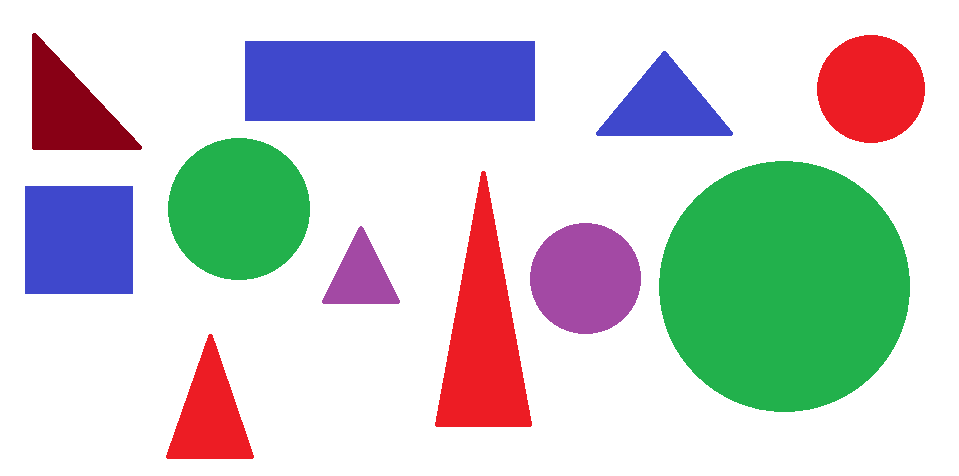
#> input picture resources/shapes.png, 959 x 476 px, found by its file name
$ python chapter08.py
#> lines starting #> are read from the running program, lines starting #| are printed output that depends on the picture; after the words box and inside, x2 and y2 are one past the last pixel; in counts of white or black regions, pixels touching at a corner belong together
### getContours.py
import cv2
import numpy as np

def getContours(img,imgContour):
    contours, hierarchy = cv2.findContours(img, cv2.RETR_EXTERNAL,cv2.CHAIN_APPROX_NONE)
    for cnt in contours:
        area = cv2.contourArea(cnt)
        #print(area)
        if area>500:
            cv2.drawContours(imgContour, cnt, -1,(255,0,0),3)
            peri = cv2.arcLength(cnt,True)
            #print(peri)
            approx = cv2.approxPolyDP(cnt,0.02*peri,True)
            #print(len(approx))
            objCor = len(approx)
            x, y, w, h = cv2.boundingRect(approx)

            if objCor == 3:
                objectType = "Triangle"
            elif objCor == 4:
                aspRatio = w/float(h)
                if aspRatio > 0.95 and aspRatio < 1.05:
                    objectType = "Square"
                else:
                    objectType = "Rectangle"
            elif objCor > 4:
                objectType = "Circle"
            else: objectType="None"

            cv2.rectangle(imgContour,(x,y),(x+w,y+h),(0,255,0),2)
            cv2.putText(imgContour,objectType, (x+(w//2)-10,y+(h//2)-10),cv2.FONT_HERSHEY_COMPLEX,0.5,(0,255,255),2)


### chapter08.py
import cv2
import numpy as np
from getContours import *

path = "Resources/shapes.png"
img = cv2.imread(path)
#> img is the input picture: shape (476, 959, 3); mean B, G, R 205.3, 204.5, 200.7
imgContour = img.copy()

imgGrayscale = cv2.cvtColor(img,cv2.COLOR_BGR2GRAY)
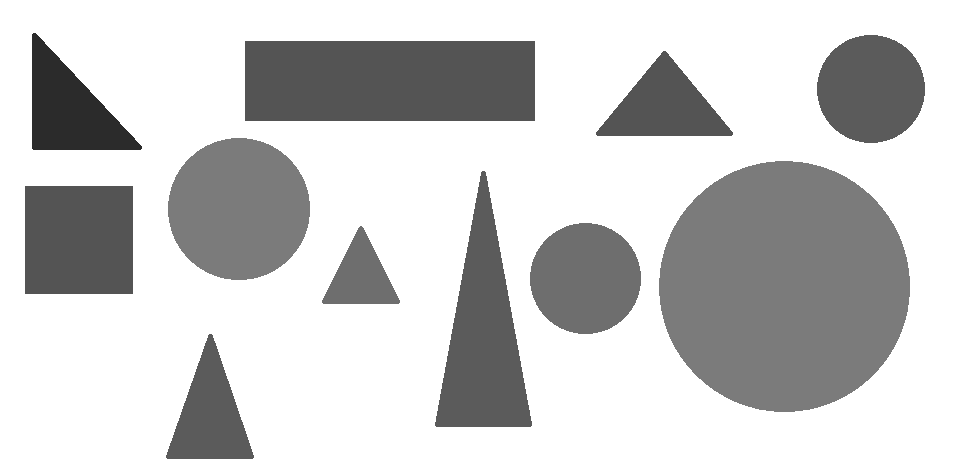
#> imgGrayscale: shape (476, 959); min 43, max 255, mean 203.4
imgBlur = cv2.GaussianBlur(imgGrayscale,(7,7),1)

imgCanny = cv2.Canny(imgBlur,50,50)
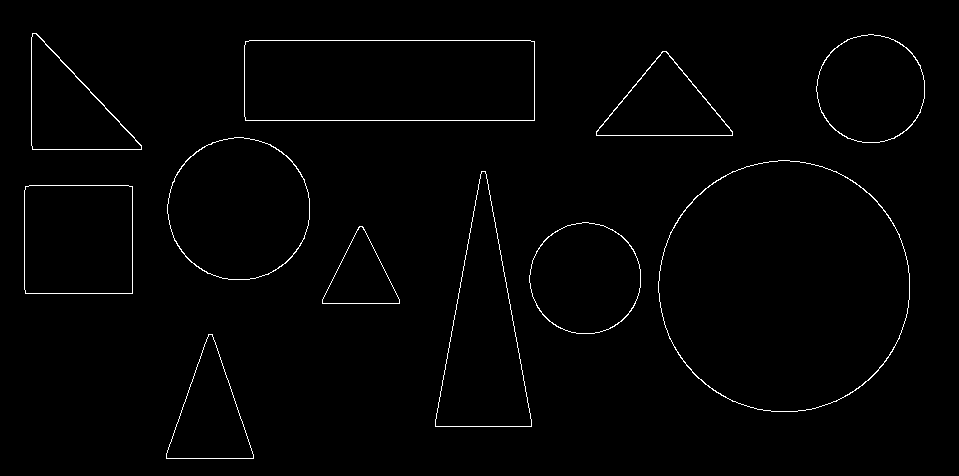
#> imgCanny: shape (476, 959); 1.2% white in thin lines or dots, all inside (x1, y1, x2, y2) = (24, 33, 925, 459)

getContours(imgCanny,imgContour)
#> in getContours, `contours, hierarchy = cv2.findContours(img, cv2.RETR_EXTERNAL,cv2.CHAI..`: contours = 11 contours; largest, box (x1, y1, x2, y2) and area: (658, 160, 910, 412) 49473, (244, 40, 535, 121) 23185, (167, 137, 310, 280) 15870, (435, 171, 532, 427) 13023, (24, 185, 133, 294) 11649
#> the loop in getContours, `for cnt in contours:` made 11 passes
#> (area, peri, approx, objCor, x, y, w, h) on passes 4, 9: (11649, 429.7, [[25, 186], [25, 293], [132, 293], [132, 186]], 4, 25, 186, 108, 108), (23185, 737.7, [[245, 41], [245, 120], [534, 120], [534, 41]], 4, 245, 41, 290, 80)
#> (area, peri, approx, objCor, x, y, w, h) on passes 1, 2, 5, 8, 11: (5784.5, 373.4, [[208, 334], [166, 458], [253, 458]], 3, 166, 334, 88, 125), (3228, 264.7, [[359, 226], [322, 303], [399, 303]], 3, 322, 226, 78, 78), (13023, 648.1, [[481, 171], [435, 426], [531, 426]], 3, 435, 171, 97, 256), (6124, 362.7, [[596, 131], [732, 135], [666, 51]], 3, 596, 51, 137, 85), (6876.5, 389.3, [[32, 33], [32, 149], [141, 149]], 3, 32, 33, 110, 117)
#> after the loop in getContours, `for cnt in contours:`:
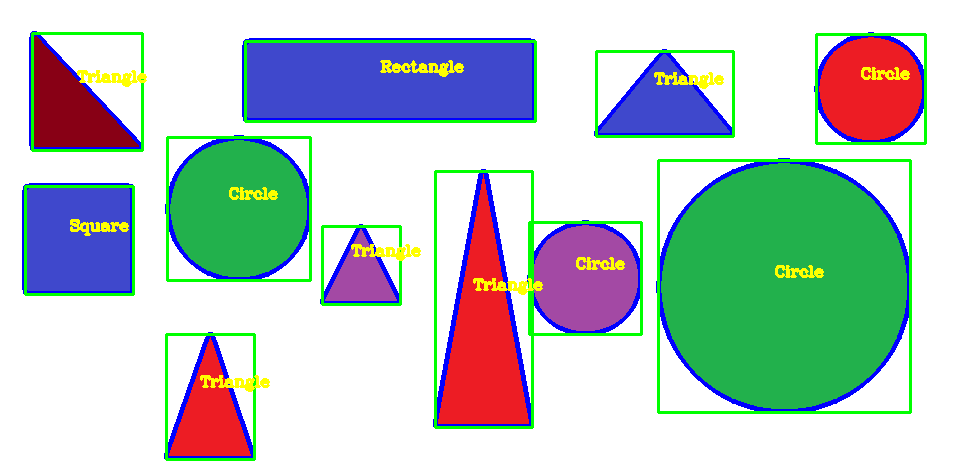
#> imgContour: shape (476, 959, 3); 8.63% of pixels changed, all inside (x1, y1, x2, y2) = (22, 31, 927, 461)

cv2.imshow("Canny Image", imgCanny)
cv2.imshow("Contour Image", imgContour)
# cv2.imshow("Original", img)
# cv2.imshow("Grayscale", imgGrayscale)
# cv2.imshow("Blureds", imgBlur)
cv2.waitKey(0)

$ run again, with resources/acquired card.jpg saved as resources/shapes.png
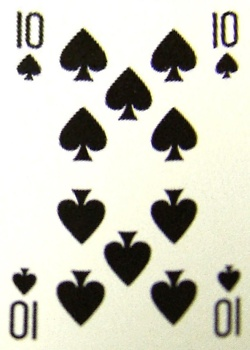
#> input picture resources/acquired card.jpg, 250 x 350 px, found by its file name
#> img is the input picture: shape (350, 250, 3); mean B, G, R 188.1, 200.5, 201.3
#> `imgCanny = cv2.Canny(imgBlur,50,50)`:
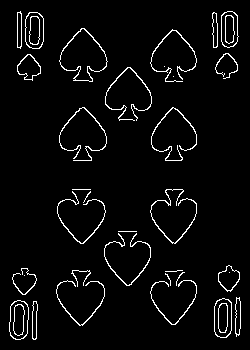
#> imgCanny: shape (350, 250); 4.2% white in thin lines or dots, all inside (x1, y1, x2, y2) = (9, 11, 241, 340)
#> contours = 32 contours, 10 with area under 20; largest, box (x1, y1, x2, y2) and area: (59, 28, 108, 82) 1514, (9, 300, 29, 340) 635, (214, 298, 232, 338) 605, (25, 12, 44, 49) 591, (221, 11, 239, 48) 530
#> the loop in getContours, `for cnt in contours:` made 32 passes
#> (area, peri, objCor, x, y, w, h) on passes 2, 3, 28, 30, 31: (635, 103.1, 8, 9, 300, 20, 40), (605, 101.5, 8, 214, 298, 18, 40), (1514, 201.1, 10, 59, 28, 49, 54), (591, 98.28, 8, 25, 12, 19, 37), (529.5, 94.87, 7, 221, 11, 18, 37)
#> after the loop in getContours, `for cnt in contours:`:
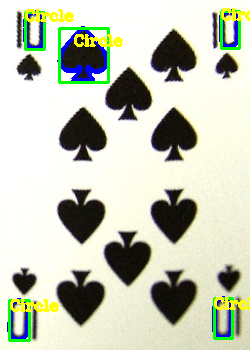
#> imgContour: shape (350, 250, 3); 5.28% of pixels changed, all inside (x1, y1, x2, y2) = (7, 8, 250, 342)
